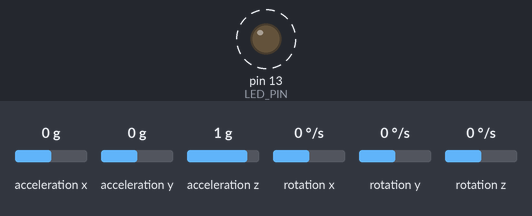
Bench run of a sketch on a simulated Arduino Uno, built with avr-gcc and run on an emulated ATmega328P. Shown: output pins drawn as LEDs (lit = HIGH). Dashed ring = blinking. The inputs (shaded band) are chosen by the test bench; at power-on: acceleration x 0 g, acceleration y 0 g, acceleration z 1 g, rotation x 0 °/s, rotation y 0 °/s, rotation z 0 °/s. What the sketch prints to the serial monitor is not drawn.

Above: at 1.2 s.
1.3 s: acceleration x set to -1.4 g
4.3 s: acceleration x set to 0 g
Timing chart, 0 to 13.3 s (numbered marks = the images above; inputs shaded):
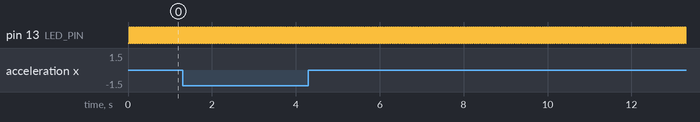

The sketch:

MPU6050_rawtest_roll_pitch_yaw.ino
```cpp
// I2C device class (I2Cdev) demonstration Arduino sketch for MPU6050 class
// 10/7/2011 by Jeff Rowberg <jeff@rowberg.net>
// Updates should (hopefully) always be available at https://github.com/jrowberg/i2cdevlib
//
// Changelog:
//      2013-05-08 - added multiple output formats
//                 - added seamless Fastwire support
//      2011-10-07 - initial release

/* ============================================
I2Cdev device library code is placed under the MIT license
Copyright (c) 2011 Jeff Rowberg

Permission is hereby granted, free of charge, to any person obtaining a copy
of this software and associated documentation files (the "Software"), to deal
in the Software without restriction, including without limitation the rights
to use, copy, modify, merge, publish, distribute, sublicense, and/or sell
copies of the Software, and to permit persons to whom the Software is
furnished to do so, subject to the following conditions:

The above copyright notice and this permission notice shall be included in
all copies or substantial portions of the Software.

THE SOFTWARE IS PROVIDED "AS IS", WITHOUT WARRANTY OF ANY KIND, EXPRESS OR
IMPLIED, INCLUDING BUT NOT LIMITED TO THE WARRANTIES OF MERCHANTABILITY,
FITNESS FOR A PARTICULAR PURPOSE AND NONINFRINGEMENT. IN NO EVENT SHALL THE
AUTHORS OR COPYRIGHT HOLDERS BE LIABLE FOR ANY CLAIM, DAMAGES OR OTHER
LIABILITY, WHETHER IN AN ACTION OF CONTRACT, TORT OR OTHERWISE, ARISING FROM,
OUT OF OR IN CONNECTION WITH THE SOFTWARE OR THE USE OR OTHER DEALINGS IN
THE SOFTWARE.
===============================================
*/

// I2Cdev and MPU6050 must be installed as libraries, or else the .cpp/.h files
// for both classes must be in the include path of your project
#include "I2Cdev.h"
#include "MPU6050.h"

// Arduino Wire library is required if I2Cdev I2CDEV_ARDUINO_WIRE implementation
// is used in I2Cdev.h
#if I2CDEV_IMPLEMENTATION == I2CDEV_ARDUINO_WIRE
    #include "Wire.h"
#endif

// class default I2C address is 0x68
// specific I2C addresses may be passed as a parameter here
// AD0 low = 0x68 (default for InvenSense evaluation board)
// AD0 high = 0x69
MPU6050 accelgyro;
//MPU6050 accelgyro(0x69); // <-- use for AD0 high
#define PI 3.1415926535897932384626433832795
#define axUpperThreshold 0
#define axLowerThreshold -3000
int16_t ax, ay, az;
int16_t gx, gy, gz;
float yax, yay, yaz, ygx, ygy, ygz;
int16_t f_cut = 5;
int16_t n = 1;
float gxPrevious,gyPrevious,gzPrevious;
float ygx_prev, ygy_prev , ygz_prev , yax_prev ,yay_prev ,yaz_prev;
float roll,roll_prev,pitch,pitch_prev,yaw;

// uncomment "OUTPUT_READABLE_ACCELGYRO" if you want to see a tab-separated
// list of the accel X/Y/Z and then gyro X/Y/Z values in decimal. Easy to read,
// not so easy to parse, and slow(er) over UART.
#define OUTPUT_READABLE_ACCELGYRO

// uncomment "OUTPUT_BINARY_ACCELGYRO" to send all 6 axes of data as 16-bit
// binary, one right after the other. This is very fast (as fast as possible
// without compression or data loss), and easy to parse, but impossible to read
// for a human.
//#define OUTPUT_BINARY_ACCELGYRO


#define LED_PIN 13
bool blinkState = false;

void setup() {
    // join I2C bus (I2Cdev library doesn't do this automatically)
    #if I2CDEV_IMPLEMENTATION == I2CDEV_ARDUINO_WIRE
        Wire.begin();
    #elif I2CDEV_IMPLEMENTATION == I2CDEV_BUILTIN_FASTWIRE
        Fastwire::setup(400, true);
    #endif

    // initialize serial communication
    // (38400 chosen because it works as well at 8MHz as it does at 16MHz, but
    // it's really up to you depending on your project)
    Serial.begin(38400);

    // initialize device
    Serial.println("Initializing I2C devices...");
    accelgyro.initialize();

    // verify connection
   // Serial.println("Testing device connections...");
    //Serial.println(accelgyro.testConnection() ? "MPU6050 connection successful" : "MPU6050 connection failed");

    // use the code below to change accel/gyro offset values
    /*
    Serial.println("Updating internal sensor offsets...");
    // -76  -2359 1688  0 0 0
    Serial.print(accelgyro.getXAccelOffset()); Serial.print("\t"); // -76
    Serial.print(accelgyro.getYAccelOffset()); Serial.print("\t"); // -2359
    Serial.print(accelgyro.getZAccelOffset()); Serial.print("\t"); // 1688
    Serial.print(accelgyro.getXGyroOffset()); Serial.print("\t"); // 0
    Serial.print(accelgyro.getYGyroOffset()); Serial.print("\t"); // 0
    Serial.print(accelgyro.getZGyroOffset()); Serial.print("\t"); // 0
    Serial.print("\n");
    accelgyro.setXGyroOffset(220);
    accelgyro.setYGyroOffset(76);
    accelgyro.setZGyroOffset(-85);
    Serial.print(accelgyro.getXAccelOffset()); Serial.print("\t"); // -76
    Serial.print(accelgyro.getYAccelOffset()); Serial.print("\t"); // -2359
    Serial.print(accelgyro.getZAccelOffset()); Serial.print("\t"); // 1688
    Serial.print(accelgyro.getXGyroOffset()); Serial.print("\t"); // 0
    Serial.print(accelgyro.getYGyroOffset()); Serial.print("\t"); // 0
    Serial.print(accelgyro.getZGyroOffset()); Serial.print("\t"); // 0
    Serial.print("\n");
    */

    // configure Arduino LED pin for output
    pinMode(LED_PIN, OUTPUT);
    //Serial.print("\t");
    //Serial.print("ax"); Serial.print("\t");
    //Serial.print("yax"); Serial.print("\t");
    //Serial.print("ay"); Serial.print("\t");
    //Serial.print("yay"); Serial.print("\t");
    //Serial.print("az"); Serial.print("\t");
    //Serial.print("yaz"); Serial.print("\t");
    //Serial.print("gx"); Serial.print("\t");
    //Serial.print("gy"); Serial.print("\t");
    //Serial.println("gz");
}

void loop() {
    // read raw accel/gyro measurements from device
    accelgyro.getMotion6(&ax, &ay, &az, &gx, &gy, &gz);
   // Serial.print(az/1000);Serial.print("\t");
    lowpassfilter(ax,ay,az,n,f_cut);
    highpassfilter(gx,gy,gz,n,f_cut);
    comp_filter_pitch(yax,yay,yaz,ygx,ygy,ygz);
    comp_filter_roll(yax,yay,yaz,ygx,ygy,ygz);
    //yaw = yaw + ygz*0.01;
    Serial.print("roll= ");Serial.print(abs(roll));Serial.print("\t");
    //Serial.print("pitch= ");Serial.print(abs(pitch));Serial.print("\t");
    //Serial.print("yaw= ");Serial.print(abs(yaw));Serial.print("\t");
    //Serial.print("rms= ");Serial.print(sqrt(sq(pitch)+sq(roll)+sq(yaw)));Serial.print("\t");
    //Serial.println();
    n++;
    delay(20);

    // these methods (and a few others) are also available
    //accelgyro.getAcceleration(&ax, &ay, &az);
    //accelgyro.getRotation(&gx, &gy, &gz);

//#ifdef OUTPUT_READABLE_ACCELGYRO
    // display tab-separated accel/gyro x/y/z values
  //Serial.print("a/g:\t");
  //Serial.print(ax); Serial.print("\t");
//  Serial.print(ay); Serial.print("\t");
//  Serial.print(az); Serial.print("\t");
//  Serial.print(gx); Serial.print("\t");
//  Serial.print(gy); Serial.print("\t");
//  Serial.println(gz);
//#endif

//  #ifdef OUTPUT_BINARY_ACCELGYRO
//     Serial.write((uint8_t)(ax >> 8)); Serial.write((uint8_t)(ax & 0xFF));
//     Serial.write((uint8_t)(ay >> 8)); Serial.write((uint8_t)(ay & 0xFF));
//     Serial.write((uint8_t)(az >> 8)); Serial.write((uint8_t)(az & 0xFF));
//     Serial.write((uint8_t)(gx >> 8)); Serial.write((uint8_t)(gx & 0xFF));
//     Serial.write((uint8_t)(gy >> 8)); Serial.write((uint8_t)(gy & 0xFF));
//     Serial.write((uint8_t)(gz >> 8)); Serial.write((uint8_t)(gz & 0xFF));
// #endif

    // blink LED to indicate activity
    blinkState = !blinkState;
    digitalWrite(LED_PIN, blinkState);

}


void lowpassfilter(float ax,float ay,float az,int16_t n,int16_t f_cut)
{
  float dT = 0.01;  //time in seconds
  float Tau= 1/(2*3.1457*f_cut);                   //f_cut = 5
  float alpha = Tau/(Tau+dT);                //do not change this line

  if(n == 1)
  {
    yax = (1-alpha)*ax ;
    yay = (1-alpha)*ay ;
    yaz = (1-alpha)*az ;
  }
  else
  {
    yax = (1-alpha)*ax + alpha*yax_prev;
    yay = (1-alpha)*ay + alpha*yay_prev;
    yaz = (1-alpha)*az + alpha*yaz_prev;
  }
  yax_prev = yax;
  yay_prev = yay;
  yaz_prev = yaz;
//Serial.print("yax ");Serial.print(yax/1000);Serial.print("\t");
//Serial.println();
//Serial.print("yay ");Serial.print(yay/1000);Serial.print("\t");
//Serial.println();
//Serial.print("yaz ");Serial.print((yaz/1000));Serial.print("\t");
//Serial.println();
//Serial.println();


}

void highpassfilter(float gx,float gy,float gz,int16_t n,int16_t f_cut)
{

  float dT = 0.01;  //time in seconds
  float Tau= 1/(2*3.1457*f_cut);                   //f_cut = 5
  float alpha = Tau/(Tau+dT);                //do not change this line

  if(n == 1)
  {
    ygx = (1-alpha)*gx ;
    ygy = (1-alpha)*gy ;
    ygz = (1-alpha)*gz ;

  }
  else
  {
    ygx = (1-alpha)*ygx_prev + (1-alpha)*(gx - gxPrevious);
    ygy = (1-alpha)*ygy_prev + (1-alpha)*(gy - gyPrevious);
    ygz = (1-alpha)*ygz_prev + (1-alpha)*(gz - gzPrevious);
  }
  gxPrevious = gx;
  gyPrevious = gy;
  gzPrevious = gz;

  ygx_prev = ygx;
  ygy_prev = ygy;
  ygz_prev = ygz;

/*Serial.print("ygx= ");Serial.print(ygx);Serial.print("\t");
//Serial.println();
Serial.print("ygy= ");Serial.print(ygy);Serial.print("\t");
//Serial.println();
Serial.print("ygz= ");Serial.print(ygz);Serial.print("\t");
Serial.println();*/


}

void comp_filter_pitch(float ax,float ay,float az,float gx,float gy,float gz)
{
  float alpha = 0.03;
  float dt = 0.01;

  if (n==1)
  {
    pitch = (1-alpha)*((-1)*gx*dt) + alpha*(atan2(ay,abs(az))*180/PI);

  }
  else
  {
    pitch = (1-alpha)*(pitch_prev - (gx*dt)) + alpha*(atan2(ay,abs(az))*180/PI);

  }
  pitch_prev=pitch;

}

void comp_filter_roll(float ax,float ay,float az,float gx,float gy,float gz)
{
  float alpha = 0.03;
  float dt = 0.01;

  if (n==1)
  {
    roll = (1-alpha)*((-1)*gy*dt) + alpha*(atan2(ax,abs(az))*180/PI);

  }
  else
  {
    roll = (1-alpha)*(roll_prev - (gy*dt)) + alpha*(atan2(ax,abs(az))*180/PI);
  }
  roll_prev=roll;
  if( (axLowerThreshold<ax) && (ax<axUpperThreshold))
  {
    Serial.print("Stable in x direction");Serial.print("\t");
  }
  else if(ax>axUpperThreshold)
  {
    Serial.print("Falling Backward");Serial.print("\t");
  }
  else if(ax<axLowerThreshold)
  {
    Serial.print("Falling Forward");Serial.print("\t");
  }

  //Serial.print("gx= ");Serial.print(gx);Serial.print("\t");
  //Serial.print("gy= ");Serial.print(gy);Serial.print("\t");
  Serial.print("ax= ");Serial.print(ax);Serial.print("\t");
  //Serial.print("az= ");Serial.print(az);Serial.print("\t");
  Serial.println();


}
```

Measured:
- by itself, pin 13 (LED_PIN): alternates HIGH for 0.03 s and LOW for 0.03 s
